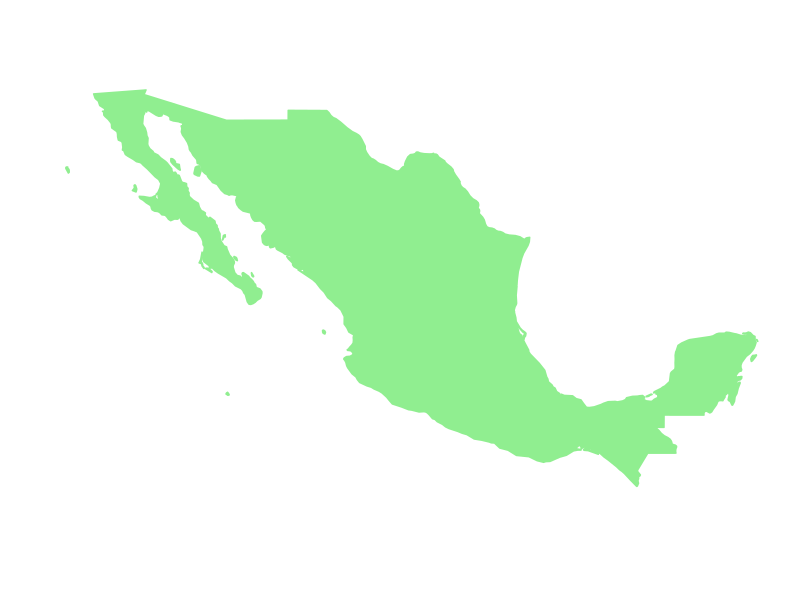

Write R code to recreate this figure. (Note: this script raises an error after producing the figure.)
library(maps)
library(tidyverse)

#------#my choice mapping script--------------#

#simple map
world_map <- map_data("world")

#basemap
#Creat a base plot with gpplot2
p <- ggplot() + coord_fixed() +
  xlab("") + ylab("")

#Add map to base plot (world)
base_world_messy <- p + geom_polygon(data=world_map, aes(x=long, y=lat, group=group), 
                                     colour="light green", fill="light green")

#map_cleaner
cleanup <- 
  theme(panel.grid.major = element_blank(), panel.grid.minor = element_blank(), 
        panel.background = element_rect(fill = 'white', colour = 'white'), 
        axis.line = element_line(colour = "white"), legend.position="none",
        axis.ticks=element_blank(), axis.text.x=element_blank(),
        axis.text.y=element_blank())
base_world <- base_world_messy + cleanup
#base_world

#------adding mexico-------------#
mexico <- subset(world_map, world_map$region=="Mexico")
#add map to base plot (Mexico)
base_loc_messy <- p + geom_polygon(data=mexico, aes(x=long, y=lat, group=group), 
                                       colour="light green", fill="light green")
#base_mex_messy
base_loc <- base_loc_messy + cleanup
base_mexico <- base_loc
base_mexico

#------#fin--------------#


#now lets try those 2071 points!!!
#add my data with households
map_data <- 
  base_mexico +
  geom_point(data=households, 
             aes(x=gpslon, y=gpslat), colour="Deep Pink", 
             fill="Pink",pch=21, size=5, alpha=I(0.7))
map_data